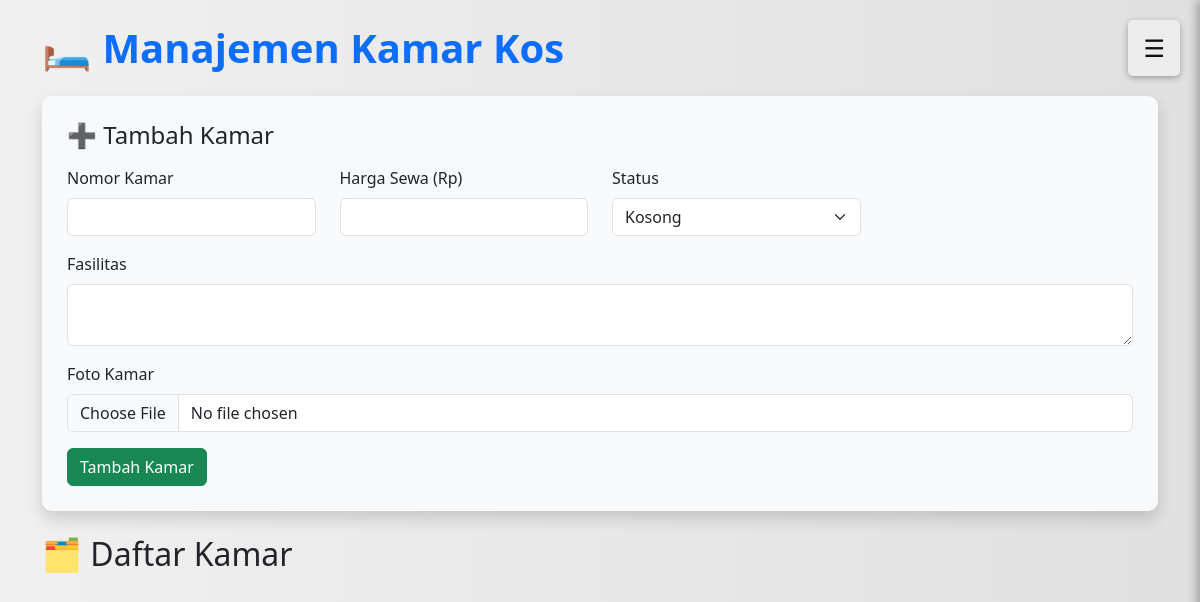
Before: /commponent/pengelolaan_kamar.php (signed in) with the older database file.
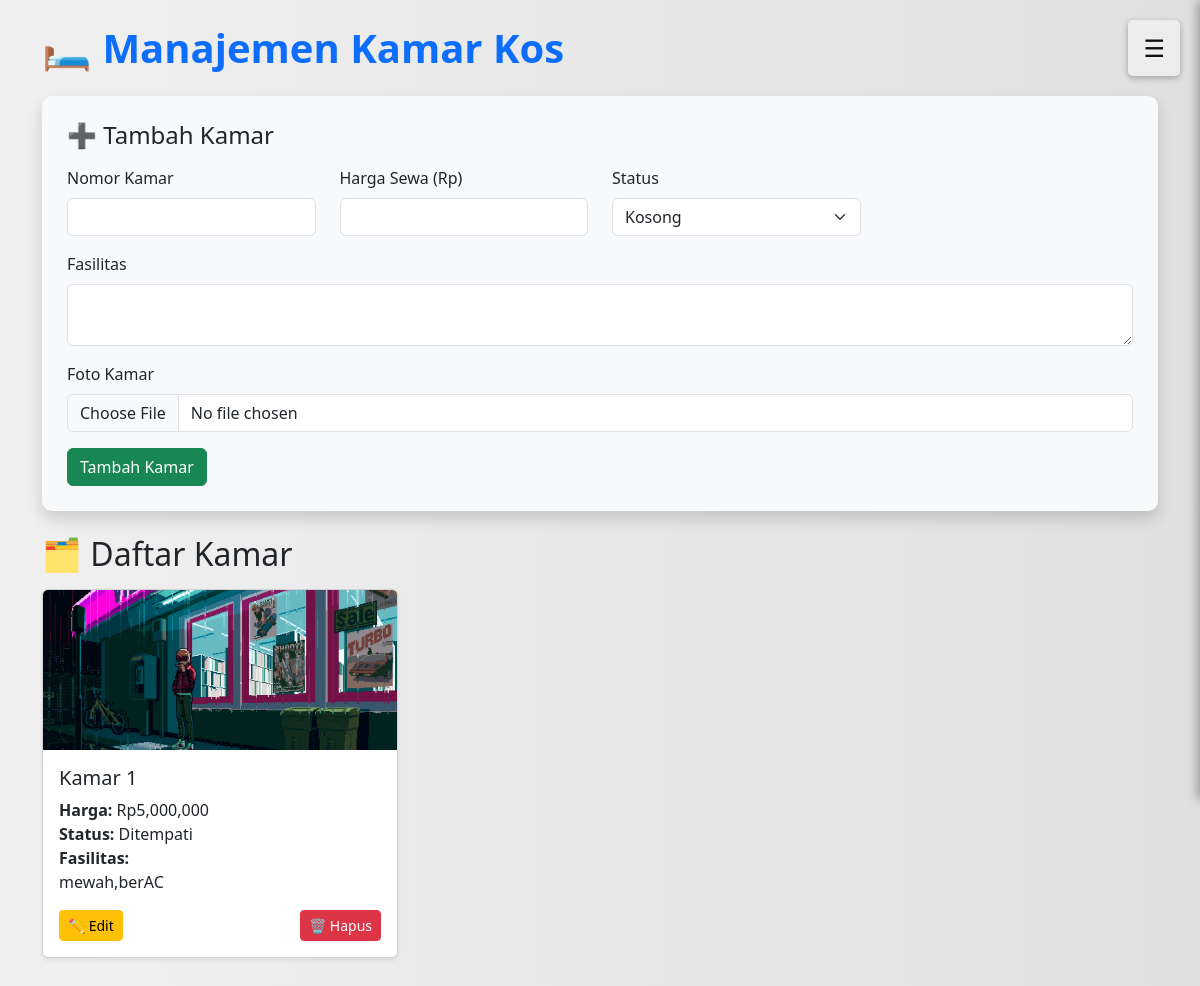
After: the same page with the newer database file.
### tables this page shows
CREATE TABLE `rooms` (
  `id` int(11) NOT NULL AUTO_INCREMENT,
  `number` varchar(50) NOT NULL,
  `price` decimal(10,2) NOT NULL,
  `status` enum('Kosong','Ditempati') NOT NULL,
  `facilities` text NOT NULL,
  `tenant_name` varchar(255) DEFAULT NULL,
  `tenant_phone` varchar(20) DEFAULT NULL,
  `tenant_email` varchar(255) NOT NULL,
  `tenant_date` date DEFAULT NULL,
  `last_payment_date` date DEFAULT NULL,
  `reminder_sent` tinyint(1) NOT NULL DEFAULT 0,
  `payment_status` enum('belum bayar','sudah bayar') NOT NULL,
  `days_left` int(11) NOT NULL,
  `user_id` int(10) unsigned NOT NULL,
  `photo` varchar(255) DEFAULT NULL,
  PRIMARY KEY (`id`),
  KEY `user_id` (`user_id`)
);

### commponent/pengelolaan_kamar.php (the view, shortened to what this page needs)
<?php
$host = 'localhost';
$dbname = 'users';
$username = 'root';
$password = '';
try {
    $pdo = new PDO("mysql:host=$host;dbname=$dbname", $username, $password);
    $pdo->setAttribute(PDO::ATTR_ERRMODE, PDO::ERRMODE_EXCEPTION);
} catch (PDOException $e) {
    die("Gagal terhubung ke database: " . $e->getMessage());
}
$userId = $_SESSION['user_id'];
$stmt = $pdo->prepare("SELECT * FROM rooms WHERE user_id = ?");
$stmt->execute([$userId]);
$rooms = $stmt->fetchAll();
?>
<!DOCTYPE html>
<html lang="id">
<head>
    <link href="https://cdn.jsdelivr.net/npm/bootstrap@5.3.3/dist/css/bootstrap.min.css" rel="stylesheet">
</head>
<body class="container py-4">
    <h1 class="mb-4 text-primary fw-bold">🛏️ Manajemen Kamar Kos</h1>
    <div class="room-form mb-4 shadow">
        <h4 id="formTitle" class="mb-3">➕ Tambah Kamar</h4>
        <form method="POST" enctype="multipart/form-data">
            <div class="row mb-3">
                <div class="col-md-3">
                    <label for="roomNumber" class="form-label">Nomor Kamar</label>
                    <input type="text" class="form-control" id="roomNumber" name="roomNumber" required>
                </div>
                <div class="col-md-3">
                    <label for="roomPrice" class="form-label">Harga Sewa (Rp)</label>
                    <input type="number" class="form-control" id="roomPrice" name="roomPrice" required>
                </div>
                <div class="col-md-3">
                    <label for="roomStatus" class="form-label">Status</label>
                    <select class="form-select" id="roomStatus" name="roomStatus" required>
                        <option value="Kosong">Kosong</option>
                    </select>
                </div>
            </div>
            <div class="mb-3">
                <label for="roomFacilities" class="form-label">Fasilitas</label>
                <textarea class="form-control" id="roomFacilities" name="roomFacilities" rows="2" required></textarea>
            </div>
            <div class="mb-3">
                <label for="roomPhoto" class="form-label">Foto Kamar</label>
                <input type="file" class="form-control" name="roomPhoto" id="roomPhoto" accept="image/*">
            </div>
            <button type="submit" name="addRoom" class="btn btn-success" id="submitButton">
                <i class="bi bi-plus-circle"></i> Tambah Kamar
            </button>
        </form>
    </div>
    <h2 class="mb-3">🗂️ Daftar Kamar</h2>
    <div class="row">
        <?php foreach ($rooms as $room): ?>
            <div class="col-md-4">
                <div class="card room-card mb-4 shadow-sm">
                    <a href="detail_foto.php?id_kamar=<?= $room['id'] ?>">
                        <img src="uploads/<?= htmlspecialchars($room['photo']) ?>" class="card-img-top" alt="Foto Kamar">
                    </a>
                    <div class="card-body">
                        <h5 class="card-title">Kamar <?= htmlspecialchars($room['number']) ?></h5>
                        <p class="card-text mb-1">
                            <strong>Harga:</strong> Rp<?= number_format($room['price']) ?><br>
                            <strong>Status:</strong> <?= htmlspecialchars($room['status']) ?><br>
                            <strong>Fasilitas:</strong><br>
                            <?= nl2br(htmlspecialchars($room['facilities'])) ?>
                        </p>
                        <div class="d-flex justify-content-between mt-3">
                            <button class="btn btn-sm btn-warning" onclick='editRoom(<?= json_encode($room) ?>)'>✏️ Edit</button>
                            <a href="?delete=<?= $room['id'] ?>" class="btn btn-sm btn-danger" onclick="return confirm('Yakin ingin menghapus kamar ini?')">🗑️ Hapus</a>
                        </div>
                    </div>
                </div>
            </div>
        <?php endforeach; ?>
    </div>
</body>
</html>

Changed rows visible on the page:
added rooms: photo (picture), number "1", price "5,000,000", status "Ditempati", facilities "mewah,berAC"
